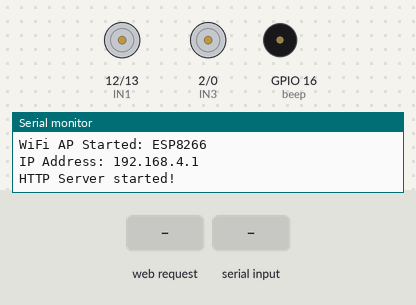
The sketch below on a simulated ESP8266 (NodeMCU). On the bench: motor-driver pin pairs drawn as motors (green arrow = first pin HIGH = forward, orange = second pin HIGH = backward, longer = more drive, scaled by the enable pin), buzzer (waves = sounding, pin HIGH), the last lines printed to the serial monitor. The test bench sets the inputs (shaded band).

Above: at 2.2 s.
2.3 s: HTTP request GET /forward received
At 2.8 s:
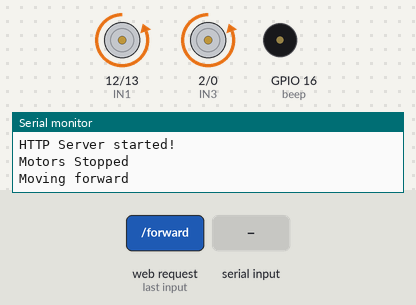
3.8 s: "2" received over Serial
At 5.0 s:
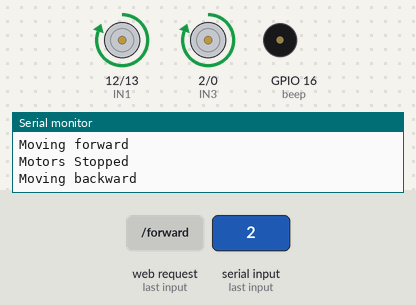
5.3 s: HTTP request GET /left received
At 6.3 s:
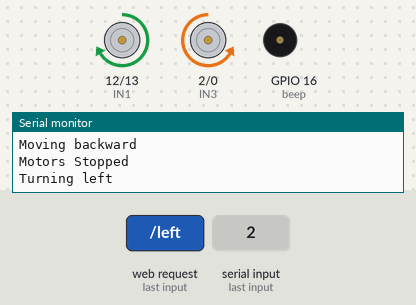
6.8 s: "6" received over Serial
At 7.5 s:
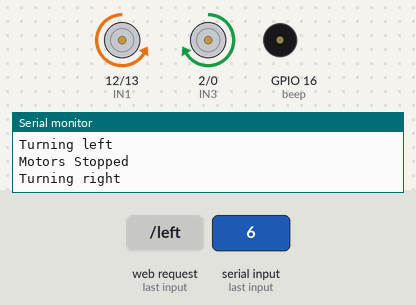
8.3 s: HTTP request GET /beep received
At 8.6 s:
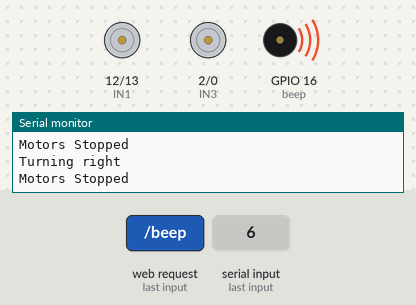
10.3 s: "1" received over Serial
At 11.4 s:
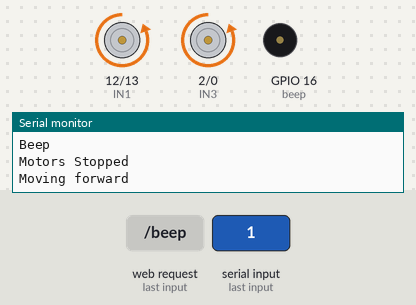
Timing chart, 0 to 12.8 s (numbered marks = the images above; inputs shaded):
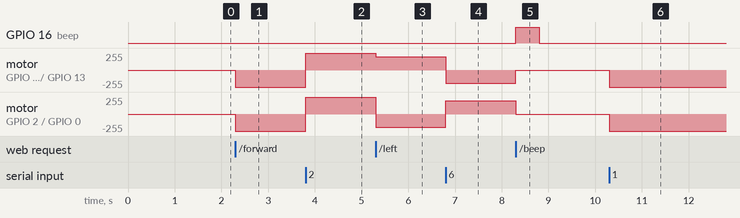

Measured:
- after the input at 2.3 s, motor on GPIO 12 (IN1) / GPIO 13 (IN2), motor on GPIO 2 (IN3) / GPIO 0 (IN4): stopped → backward 255/255 at once
- after the input at 3.8 s, motor on GPIO 12 (IN1) / GPIO 13 (IN2), motor on GPIO 2 (IN3) / GPIO 0 (IN4): backward 255/255 → forward 255/255 at once
- after the input at 5.3 s, motor on GPIO 12 (IN1) / GPIO 13 (IN2): forward 255/255 → forward 200/255 at once; motor on GPIO 2 (IN3) / GPIO 0 (IN4): forward 255/255 → backward 200/255 at once
- after the input at 6.8 s, motor on GPIO 12 (IN1) / GPIO 13 (IN2): forward 200/255 → backward 200/255 at once; motor on GPIO 2 (IN3) / GPIO 0 (IN4): backward 200/255 → forward 200/255 at once
- after the input at 8.3 s, GPIO 16 (beep): LOW → HIGH at once, → LOW 0.50 s later; motor on GPIO 12 (IN1) / GPIO 13 (IN2): backward 200/255 → stopped at once; motor on GPIO 2 (IN3) / GPIO 0 (IN4): forward 200/255 → stopped at once
- after the input at 10.3 s, motor on GPIO 12 (IN1) / GPIO 13 (IN2), motor on GPIO 2 (IN3) / GPIO 0 (IN4): stopped → backward 255/255 at once

The sketch:

motor_test.ino
```cpp
#include <ESP8266WiFi.h>
#include <ESP8266WebServer.h>

// WiFi Credentials
const char* ssid = "ESP8266";
const char* password = "testing";  // Minimum 8 characters

// Create Web Server on port 80
ESP8266WebServer server(80);

// Motor driver pins
#define enA  14  // D5 (PWM)
#define IN1  12  // D6
#define IN2  13  // D7
#define enB  15  // D8 (PWM)
#define IN3  2   // D4
#define IN4  0   // D3
#define beep 16  // D0 (Buzzer)

void setup() {
  Serial.begin(115200);
  delay(1000);
  Serial.println("Initializing...");

  // Motor driver pins setup
  pinMode(enA, OUTPUT);
  pinMode(enB, OUTPUT);
  pinMode(IN1, OUTPUT);
  pinMode(IN2, OUTPUT);
  pinMode(IN3, OUTPUT);
  pinMode(IN4, OUTPUT);
  pinMode(beep, OUTPUT);

  // Initialize motors stopped
  stopMotors();

  // Set up WiFi Access Point
  WiFi.softAP(ssid, password);
  Serial.print("WiFi AP Started: ");
  Serial.println(ssid);
  Serial.print("IP Address: ");
  Serial.println(WiFi.softAPIP());

  // Define server routes
  server.on("/", handleRoot);
  server.on("/forward", [](){ handleMotorControl('1'); });
  server.on("/backward", [](){ handleMotorControl('2'); });
  server.on("/left", [](){ handleMotorControl('4'); });
  server.on("/right", [](){ handleMotorControl('6'); });
  server.on("/stop", [](){ handleMotorControl('0'); });
  server.on("/beep", [](){ handleMotorControl('b'); });

  // Start the server
  server.begin();
  Serial.println("HTTP Server started!");
}

void loop() {
  server.handleClient();  // Listen for web requests

  // Serial Input Handling
  if (Serial.available()) {
    char serialCommand = Serial.read();
    handleMotorControl(serialCommand);
  }
}

// Web Page
void handleRoot() {
  server.send(200, "text/html",
              "<h1>ESP8266 Car Control</h1>"
              "<p><a href='/forward'>Forward</a></p>"
              "<p><a href='/backward'>Backward</a></p>"
              "<p><a href='/left'>Left</a></p>"
              "<p><a href='/right'>Right</a></p>"
              "<p><a href='/stop'>Stop</a></p>"
              "<p><a href='/beep'>Beep</a></p>");
}

// **STOP Motors Function** (Always call before changing direction)
void stopMotors() {
  digitalWrite(IN1, LOW);
  digitalWrite(IN2, LOW);
  digitalWrite(IN3, LOW);
  digitalWrite(IN4, LOW);
  analogWrite(enA, 0);
  analogWrite(enB, 0);
  Serial.println("Motors Stopped");
}

// **Unified Motor Control Function**
void handleMotorControl(char command) {
  stopMotors();  // Prevent unwanted movement

  switch (command) {
    case '1':  // Backward (was Forward)
      digitalWrite(IN1, LOW);
      digitalWrite(IN2, HIGH);
      digitalWrite(IN3, LOW);
      digitalWrite(IN4, HIGH);
      analogWrite(enA, 500);
      analogWrite(enB, 500);
      Serial.println("Moving forward");
      server.send(200, "text/plain", "Moving forward");
      break;

    case '2':  // Forward (was Backward)
      digitalWrite(IN1, HIGH);  // Right motor forward
      digitalWrite(IN2, LOW);
      digitalWrite(IN3, HIGH);  // Left motor forward
      digitalWrite(IN4, LOW);
      analogWrite(enA, 500);  // Adjust speed if necessary
      analogWrite(enB, 500);
      Serial.println("Moving backward");
      server.send(200, "text/plain", "Moving backward");
      break;

    case '4':  // Right (was Left)
      digitalWrite(IN1, HIGH);
      digitalWrite(IN2, LOW);
      digitalWrite(IN3, LOW);
      digitalWrite(IN4, HIGH);
      analogWrite(enA, 200);
      analogWrite(enB, 200);
      Serial.println("Turning left");
      server.send(200, "text/plain", "Turning left");
      break;

    case '6':  // Left (was Right)
      digitalWrite(IN1, LOW);
      digitalWrite(IN2, HIGH);
      digitalWrite(IN3, HIGH);
      digitalWrite(IN4, LOW);
      analogWrite(enA, 200);
      analogWrite(enB, 200);
      Serial.println("Turning right");
      server.send(200, "text/plain", "Turning right");
      break;

    case '0':  // Stop
      stopMotors();
      Serial.println("Stopping");
      server.send(200, "text/plain", "Stopped");
      break;

    case 'b':  // Beep
      digitalWrite(beep, HIGH);
      delay(500);
      digitalWrite(beep, LOW);
      Serial.println("Beep");
      server.send(200, "text/plain", "Beep!");
      break;

    default:
      Serial.println("Unknown command");
      break;
  }
}
```
